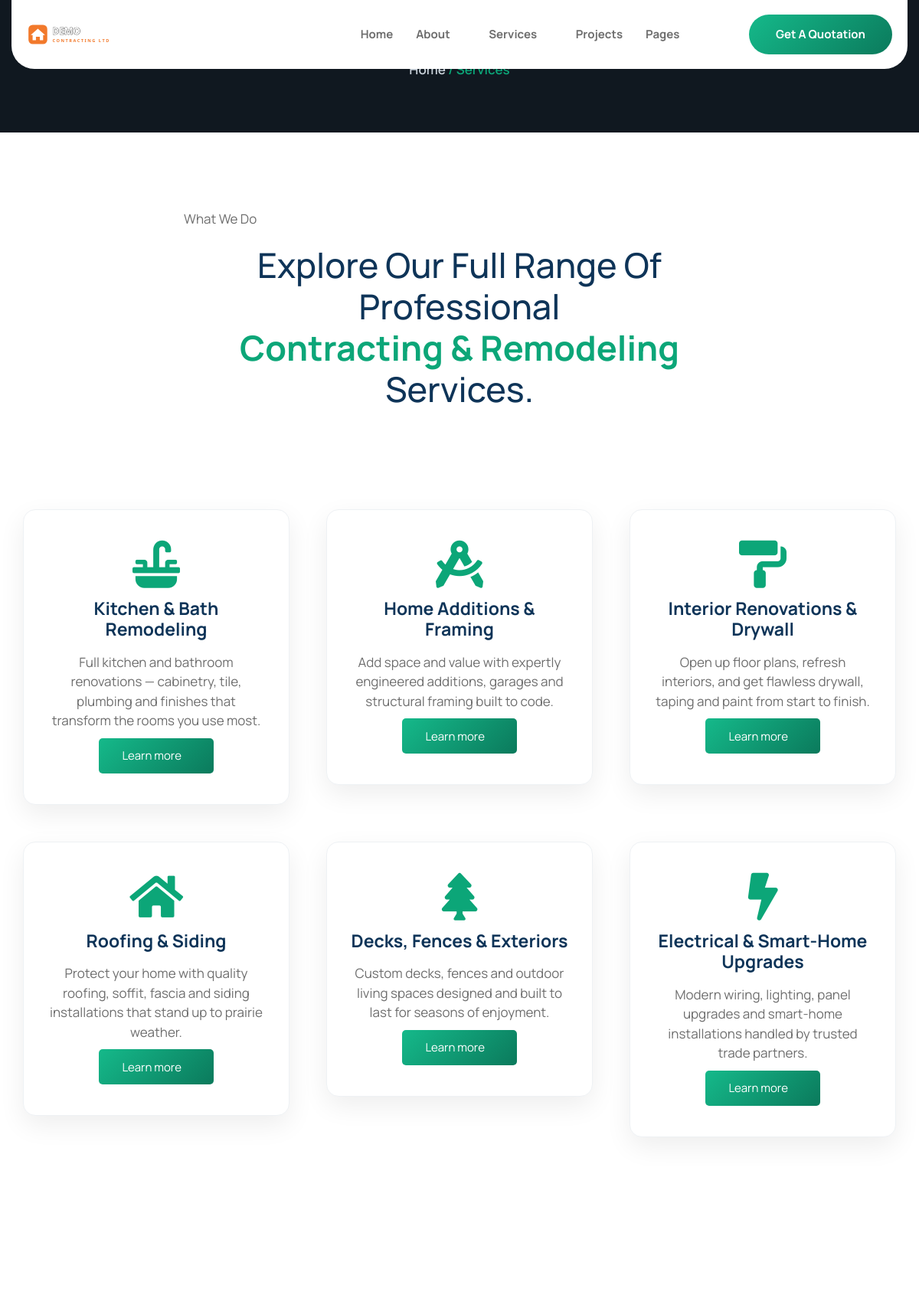
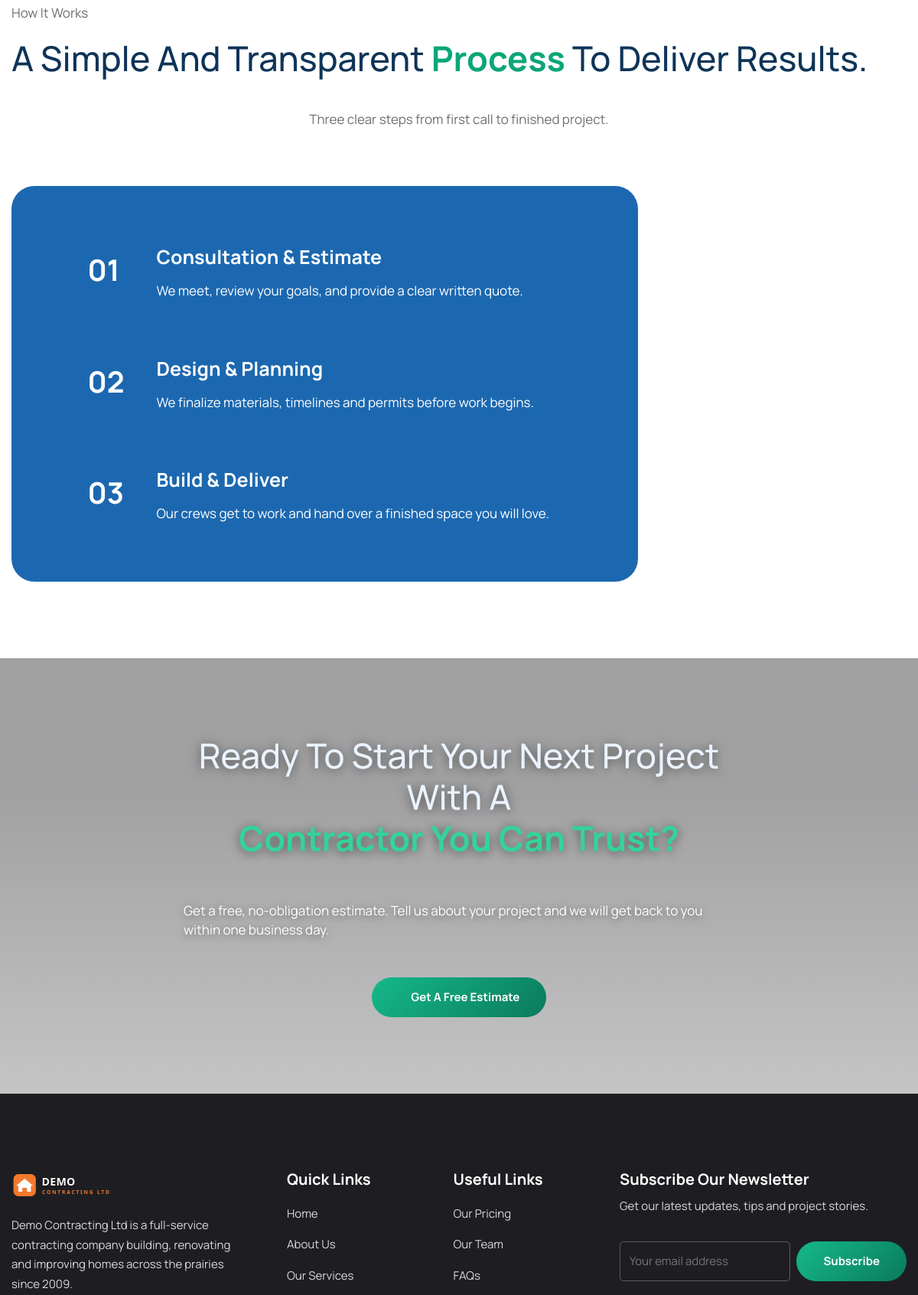
/services (upper part), run on the app's committed database (2 pictures, top to bottom).
### tables this page shows
CREATE TABLE IF NOT EXISTS content_blocks (
    id         INT UNSIGNED NOT NULL AUTO_INCREMENT,
    block_key  VARCHAR(64)  NOT NULL,
    label      VARCHAR(128) NOT NULL DEFAULT '',
    eyebrow    VARCHAR(191) NULL,
    heading    TEXT         NULL,
    body       TEXT         NULL,
    image      VARCHAR(255) NULL,
    image2     VARCHAR(255) NULL,
    extra      TEXT         NULL,
    bg_image   VARCHAR(255) NULL,
    PRIMARY KEY (id),
    UNIQUE KEY uq_block_key (block_key)
);

CREATE TABLE IF NOT EXISTS items (
    id         INT UNSIGNED NOT NULL AUTO_INCREMENT,
    section    VARCHAR(48)  NOT NULL,
    title      VARCHAR(191) NULL,
    subtitle   VARCHAR(191) NULL,
    body       TEXT         NULL,
    image      VARCHAR(255) NULL,
    icon       VARCHAR(128) NULL,
    value      VARCHAR(128) NULL,
    url        VARCHAR(255) NULL,
    sort_order INT          NOT NULL DEFAULT 0,
    is_active  TINYINT(1)   NOT NULL DEFAULT 1,
    PRIMARY KEY (id),
    KEY idx_section_sort (section, sort_order)
);

### app/views/services.php (called while the page is built, shortened)
<?php
$seo_opts = ['title' => 'Our Services', 'description' => 'Explore the contracting and home-improvement services offered by ' . setting('site_name', SITE_NAME) . '.', 'path' => 'services'];
require __DIR__ . '/partials/header.php';
require __DIR__ . '/partials/breadcrumb.php';
require __DIR__ . '/sections/services.php';
require __DIR__ . '/sections/process.php';
require __DIR__ . '/sections/cta_banner.php';
require __DIR__ . '/partials/footer.php';

### public/index.php (called while the page is built, shortened)
<?php
require_once __DIR__ . '/../app/helpers.php';
$path = parse_url($_SERVER['REQUEST_URI'] ?? '/', PHP_URL_PATH) ?? '/';
$path = trim(rawurldecode($path), '/');
$segments = $path === '' ? [] : explode('/', $path);
$head = $segments[0] ?? '';
$route_id   = null;
$route_slug = null;
switch ($head) {
    case 'services':
        if (isset($segments[1]) && ctype_digit($segments[1])) {
            $route_id   = (int) $segments[1];
            $route_slug = $segments[2] ?? '';
            $view = 'service_detail';
        } else {
            $view = 'services';
        }
        break;
}
render_view($view, ['route_id' => $route_id, 'route_slug' => $route_slug]);

### app/db.php (called while the page is built, shortened)
<?php
function db(): PDO
{
    static $pdo = null;
    if ($pdo instanceof PDO) {
        return $pdo;
    }
    $dsn = 'mysql:host=' . DB_HOST . ';dbname=' . DB_NAME . ';charset=' . DB_CHARSET;
    try {
        $pdo = new PDO($dsn, DB_USER, DB_PASS, [
            PDO::ATTR_ERRMODE            => PDO::ERRMODE_EXCEPTION,
            PDO::ATTR_DEFAULT_FETCH_MODE => PDO::FETCH_ASSOC,
            PDO::ATTR_EMULATE_PREPARES   => false,
        ]);
    } catch (PDOException $e) {
        http_response_code(500);
        if (ini_get('display_errors')) {
            echo 'Database connection failed: ' . htmlspecialchars($e->getMessage());
        } else {
            echo 'The site is temporarily unavailable. Please try again shortly.';
        }
        exit;
    }
    return $pdo;
}

### app/views/sections/services.php (the view, shortened to what this page needs)
<?php
$b = block('services');
?>
<div class="elementor-element elementor-element-3273ef56 e-flex e-con-boxed e-con e-parent ltk-editable" data-settings="{&quot;background_background&quot;:&quot;classic&quot;}">
  <div class="e-con-inner">
    <div class="elementor-element elementor-element-62698c66 e-con-full e-flex e-con e-child">
      <div class="elementor-element elementor-element-7c1daf28 e-flex e-con-boxed e-con e-child">
        <div class="e-con-inner">
          <?= ekit_eyebrow($b['eyebrow']) ?>
          <?= ekit_heading($b['heading'], 'center') ?>
        </div>
      </div>
    </div>
    <div class="elementor-element elementor-element-19a9e092 e-con-full e-flex e-con e-child">
      <?php foreach (items('services') as $row): ?>
      <div class="elementor-element e-con-full e-flex e-con e-child animated fadeInUp">
        <div class="elementor-element elementor-widget elementor-widget-elementskit-icon-box" data-widget_type="elementskit-icon-box.default">
          <div class="elementor-widget-container">
            <div class="ekit-wid-con">
              <div class="elementskit-infobox text-center text-center icon-top-align elementor-animation-  gradient-active image-active ">
                <div class="elementskit-box-header elementor-animation-">
                  <div class="elementskit-info-box-icon  ">
                    <i aria-hidden="true" class="elementkit-infobox-icon <?= e($row['icon']) ?>"></i>
                  </div>
                </div>
                <div class="box-body">
                  <h3 class="elementskit-info-box-title"><?= $row['title'] ?></h3>
                  <p><?= $row['body'] ?></p>
                  <div class="box-footer disable_hover_button">
                    <div class="btn-wraper">
                      <a class="elementskit-btn whitespace--normal elementor-animation-float" href="<?= url('services/' . $row['id'] . '/' . slugify($row['title'])) ?>">Learn more <i aria-hidden="true" class="icon icon-arrow-right"></i></a>
                    </div>
                  </div>
                </div>
              </div>
            </div>
          </div>
        </div>
      </div>
      <?php endforeach; ?>
    </div>
  </div>
</div>

### app/helpers.php (shortened to what this page needs)
<?php
function e($v): string
{
    return htmlspecialchars((string) $v, ENT_QUOTES, 'UTF-8');
}
function url(string $path = ''): string
{
    $path = ltrim($path, '/');
    return '/' . $path;
}
function slugify(string $text): string
{
    $text = preg_replace('~[^\pL\d]+~u', '-', $text);
    $text = trim($text, '-');
    if (function_exists('iconv')) {
        $text = @iconv('UTF-8', 'ASCII//TRANSLIT', $text) ?: $text;
    }
    $text = strtolower(preg_replace('~[^-\w]+~', '', $text));
    return $text ?: 'item';
}
function settings(): array
{
    static $cache = null;
    if ($cache !== null) {
        return $cache;
    }
    $cache = [];
    try {
        foreach (db()->query('SELECT setting_key, setting_value FROM settings') as $r) {
            $cache[$r['setting_key']] = $r['setting_value'];
        }
    } catch (Throwable $e) {
        $cache = [];
    }
    return $cache;
}
function setting(string $key, string $default = ''): string
{
    $all = settings();
    $val = $all[$key] ?? '';
    return ($val === '' || $val === null) ? $default : $val;
}
function block(string $key): array
{
    static $cache = [];
    $stmt = db()->prepare('SELECT * FROM content_blocks WHERE block_key = ? LIMIT 1');
    $stmt->execute([$key]);
    $row = $stmt->fetch() ?: [];
    $defaults = ['block_key' => $key, 'label' => '', 'eyebrow' => '', 'heading' => '',
        'body' => '', 'image' => '', 'image2' => '', 'extra' => '', 'bg_image' => ''];
    return $cache[$key] = array_merge($defaults, $row);
}
function items(string $section, bool $only_active = true): array
{
    static $cache = [];
    $ck = $section . ($only_active ? ':1' : ':0');
    $sql = 'SELECT * FROM items WHERE section = ?';
    if ($only_active) {
        $sql .= ' AND is_active = 1';
    }
    $sql .= ' ORDER BY sort_order ASC, id ASC';
    $stmt = db()->prepare($sql);
    $stmt->execute([$section]);
    return $cache[$ck] = $stmt->fetchAll();
}
function ekit_eyebrow(string $text): string
{
    return '<div class="elementor-element elementor-icon-list--layout-traditional elementor-widget elementor-widget-icon-list ltk-eyebrow" data-widget_type="icon-list.default">'
        . '<div class="elementor-widget-container"><ul class="elementor-icon-list-items"><li class="elementor-icon-list-item">'
        . '<span class="elementor-icon-list-text">' . e($text) . '</span></li></ul></div></div>';
}
function ekit_heading(string $heading_html, string $align = 'left'): string
{
    $align = $align === 'center' ? 'text_center' : 'text_left';
    return '<div class="elementor-element elementor-widget elementor-widget-elementskit-heading" data-widget_type="elementskit-heading.default">'
        . '<div class="elementor-widget-container"><div class="ekit-wid-con"><div class="ekit-heading elementskit-section-title-wraper ' . $align . '">'
        . '<h2 class="ekit-heading--title elementskit-section-title ">' . $heading_html . '</h2></div></div></div></div>';
}
function render_view(string $name, array $vars = []): void
{
    extract($vars, EXTR_SKIP);
    $file = __DIR__ . '/views/' . $name . '.php';
    require $file;
}

### app/views/sections/process.php (shortened to what this page needs)
<?php
$b     = block('process');
$steps = items('process');
?>
<div class="elementor-element elementor-element-4b89d172 e-flex e-con-boxed e-con e-parent ltk-editable" data-settings="{&quot;background_background&quot;:&quot;classic&quot;}">
  <div class="e-con-inner">
    <div class="elementor-element elementor-element-2ffdea1f e-con-full e-flex e-con e-child">
      <div class="elementor-element elementor-element-1d368dd3 e-con-full e-flex e-con e-child">
        <?= ekit_eyebrow($b['eyebrow']) ?>
        <?= ekit_heading($b['heading'], 'left') ?>
      </div>
      <?php if ($b['body']): ?>
      <div class="elementor-element elementor-element-6b78e836 e-con-full e-flex e-con e-child">
        <div class="elementor-element elementor-widget__width-inherit elementor-widget elementor-widget-text-editor" data-widget_type="text-editor.default">
          <div class="elementor-widget-container"><p><?= e($b['body']) ?></p></div>
        </div>
      </div>
      <?php endif; ?>
    </div>
    <div class="elementor-element elementor-element-541ecc30 e-con-full e-flex e-con e-child">
      <div class="elementor-element elementor-element-228dfaf1 e-con-full e-flex e-con e-child">
        <?php foreach ($steps as $row): ?>
        <div class="elementor-element e-con-full e-flex e-con e-child">
          <div class="elementor-element e-con-full e-flex e-con e-child">
            <div class="elementor-element elementor-widget elementor-widget-heading" data-widget_type="heading.default">
              <div class="elementor-widget-container">
                <h4 class="elementor-heading-title elementor-size-default"><?= e($row['value']) ?></h4>
              </div>
            </div>
          </div>
          <div class="elementor-element e-con-full e-flex e-con e-child">
            <div class="elementor-element elementor-widget elementor-widget-icon-box" data-widget_type="icon-box.default">
              <div class="elementor-widget-container"><div class="elementor-icon-box-wrapper"><div class="elementor-icon-box-content">
                <h4 class="elementor-icon-box-title"><span><?= $row['title'] ?></span></h4>
                <p class="elementor-icon-box-description"><?= $row['body'] ?></p>
              </div></div></div>
            </div>
          </div>
        </div>
        <?php endforeach; ?>
      </div>
    </div>
  </div>
</div>

### app/views/sections/cta_banner.php (shortened to what this page needs)
<?php
$b     = block('cta_banner');
$label = $b['extra'] !== '' ? $b['extra'] : 'Contact Us';
$bg    = $b['bg_image'] !== '' ? img($b['bg_image']) : '';
$style = ' style="background-image:' . ($bg !== '' ? "url('" . e($bg) . "')" : 'none') . '"';
?>
<div class="elementor-element elementor-element-276b2e3b e-flex e-con-boxed e-con e-parent ltk-editable" data-settings="{&quot;background_background&quot;:&quot;classic&quot;}"<?= $style ?>>
  <div class="e-con-inner">
    <div class="elementor-element elementor-element-45d8f038 e-flex e-con-boxed e-con e-child">
      <div class="e-con-inner">
        <div class="elementor-element elementor-widget elementor-widget-elementskit-heading animated fadeInUp" data-widget_type="elementskit-heading.default">
          <div class="elementor-widget-container"><div class="ekit-wid-con"><div class="ekit-heading elementskit-section-title-wraper text_center   ekit_heading_tablet-   ekit_heading_mobile-">
            <h2 class="ekit-heading--title elementskit-section-title "><?= $b['heading'] ?></h2>
          </div></div></div>
        </div>
        <?php if ($b['body'] !== ''): ?>
        <div class="elementor-element elementor-widget elementor-widget-text-editor" data-widget_type="text-editor.default">
          <div class="elementor-widget-container"><p><?= e($b['body']) ?></p></div>
        </div>
        <?php endif; ?>
        <div class="elementor-element elementor-widget__width-auto elementor-mobile-align-center elementor-align-center elementor-widget elementor-widget-button" data-widget_type="button.default">
          <div class="elementor-widget-container"><div class="elementor-button-wrapper">
            <a class="elementor-button elementor-button-link elementor-size-sm elementor-animation-float" href="<?= url('contact') ?>">
              <span class="elementor-button-content-wrapper"><span class="elementor-button-icon"><i aria-hidden="true" class="icon icon-arrow-right"></i></span><span class="elementor-button-text"><?= e($label) ?></span></span>
            </a>
          </div></div>
        </div>
      </div>
    </div>
  </div>
</div>

### public/assets/css/anim-up.css (style rules this page uses)
.fadeInUp { animation-name:fadeInUp }

### public/assets/css/anim-float.css (style rules this page uses)
.elementor-animation-float { transition-duration:.3s;transition-property:transform;transition-timing-function:ease-out }

### public/assets/css/w-spacer.css (style rules this page uses)
.e-con { --container-widget-width:100% }

### public/assets/css/site.v16.css (style rules this page uses)
.animated { animation-duration:.8s;animation-fill-mode:both }
.ltk-editable { position:relative }
.elementor-element-228dfaf1 .elementor-heading-title, .elementor-element-228dfaf1 .elementor-icon-box-title span, .elementor-element-228dfaf1 .elementor-icon-box-description { color:#fff!important }
.elementor-element-3273ef56 .elementskit-info-box-icon { line-height:1 }
.elementor-element-3273ef56 .elementkit-infobox-icon { font-size:62px!important;line-height:1;color:#0ca678 }
.elementor-1232 .elementor-element-228dfaf1 { flex-direction:column!important }
.elementor-1232 .elementor-element-228dfaf1 > .elementor-element { display:flex!important;flex-direction:row!important;align-items:center!important;gap:26px;max-width:660px;margin:0 auto 6px }
.elementor-element-228dfaf1 > .elementor-element > .elementor-element:first-child { flex:0 0 64px!important }
.elementor-element-228dfaf1 .elementor-heading-title { font-size:2.4rem;margin:0;color:#fff }
.elementor-element-228dfaf1 .elementor-icon-box-content, .elementor-element-228dfaf1 .elementor-icon-box-title, .elementor-element-228dfaf1 .elementor-icon-box-description { text-align:left }
.elementor-element-228dfaf1 .elementor-icon-box-title span { color:#fff }
.elementor-element-228dfaf1 .elementor-icon-box-description { color:#dfe8f2 }
.elementor-element-90f95a5 .elementor-icon-list-text, .elementor-element-90f95a5 .elementor-widget-text-editor p, .elementor-element-276b2e3b .elementor-widget-text-editor p { color:#fff!important;text-shadow:0 2px 12px rgba(0,0,0,.55) }
.elementor-element-90f95a5 .ekit-heading--title, .elementor-element-276b2e3b .ekit-heading--title { color:#eaf3ff!important;text-shadow:0 2px 14px rgba(0,0,0,.55) }
.elementor-element-90f95a5 .ekit-heading--title span span, .elementor-element-276b2e3b .ekit-heading--title span span { color:#34d399!important }
.elementor-kit-8 { --e-global-color-4da9a17:#1e1e22; --e-global-color-0a2c89e:#1e1e22d6; --e-global-color-c9da145:#1e1e2285; --e-global-color-a399dc2:#1e1e2242; }
.elementor-1232 .ekit-heading--title span span, .elementor-1674 .ekit-heading--title span span { color:#0ca678 }
.elementor-button,.elementskit-btn { background:linear-gradient(135deg,#15b98a,#0b7a5c)!important;color:#fff!important;border:0!important }
.elementor-element-3273ef56 .elementor-element-19a9e092 { display:grid!important;grid-template-columns:repeat(auto-fit,minmax(300px,1fr))!important;gap:28px!important;max-width:1160px;margin:40px auto 0 }
.elementor-element-3273ef56 .elementor-element-19a9e092 > .elementor-element { margin:0!important;width:auto!important }
.elementor-element-3273ef56 .elementskit-infobox { background:#fff!important;border:1px solid #eef1f4;border-radius:16px;box-shadow:0 12px 34px rgba(0,0,0,.07)!important;padding:40px 30px!important;height:100% }

### data on the page
content_blocks: eyebrow "What We Do", heading "Explore Our Full Range Of Professional Contracting & Remodeling Services."
items: title "Kitchen & Bath Remodeling", body "Full kitchen and bathroom renovations — cabinetry, tile, plumbing and finishes that transform the rooms you use most."
items: title "Home Additions & Framing", body "Add space and value with expertly engineered additions, garages and structural framing built to code."
items: title "Interior Renovations & Drywall", body "Open up floor plans, refresh interiors, and get flawless drywall, taping and paint from start to finish."
items: title "Roofing & Siding", body "Protect your home with quality roofing, soffit, fascia and siding installations that stand up to prairie weather."
items: title "Decks, Fences & Exteriors", body "Custom decks, fences and outdoor living spaces designed and built to last for seasons of enjoyment."
items: title "Electrical & Smart-Home Upgrades", body "Modern wiring, lighting, panel upgrades and smart-home installations handled by trusted trade partners."
content_blocks: eyebrow "How It Works", heading "A Simple And Transparent Process To Deliver Results.", body "Three clear steps from first call to finished project."
items: value "01", title "Consultation & Estimate", body "We meet, review your goals, and provide a clear written quote."
items: value "02", title "Design & Planning", body "We finalize materials, timelines and permits before work begins."
items: value "03", title "Build & Deliver", body "Our crews get to work and hand over a finished space you will love."
content_blocks: heading "Ready To Start Your Next Project With A Contractor You Can Trust?", body "Get a free, no-obligation estimate. Tell us about your project and we will get back to you within one business day."

### other printed values
$c[0] "Home"
$c[0] "Services"
$label "Get A Free Estimate"
$fabout "Demo Contracting Ltd is a full-service contracting company building, renovating and improving homes across the prairies since 2009."
$l[0] "Home"
$l[0] "About Us"
$l[0] "Our Services"
$l[0] "Our Pricing"
$l[0] "Our Team"
$l[0] "FAQs"
